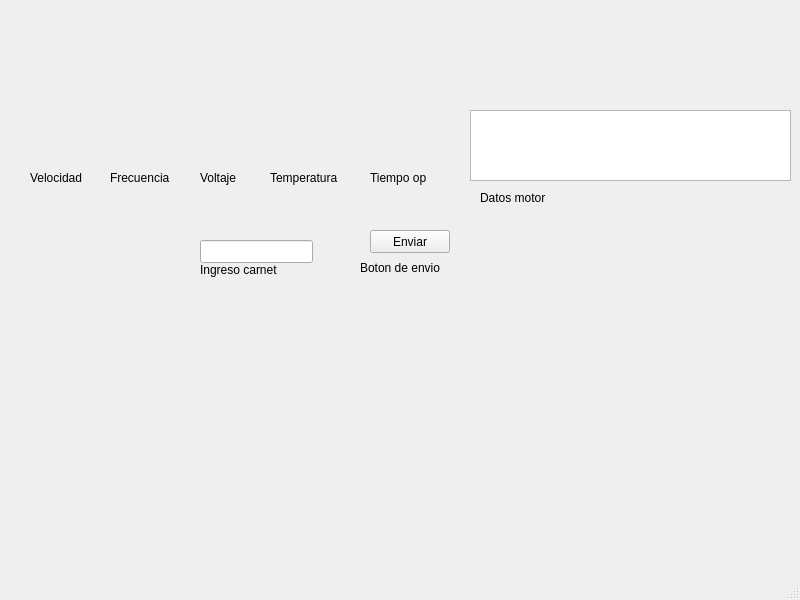
<?xml version="1.0" encoding="UTF-8"?>
<ui version="4.0">
 <class>MainWindow</class>
 <widget class="QMainWindow" name="MainWindow">
  <property name="geometry">
   <rect>
    <x>0</x>
    <y>0</y>
    <width>800</width>
    <height>600</height>
   </rect>
  </property>
  <property name="windowTitle">
   <string>MainWindow</string>
  </property>
  <widget class="QWidget" name="centralwidget">
   <widget class="LedIndicator" name="Velocidad" native="true">
    <property name="geometry">
     <rect>
      <x>40</x>
      <y>120</y>
      <width>41</width>
      <height>41</height>
     </rect>
    </property>
   </widget>
   <widget class="LedIndicator" name="Frecuencia" native="true">
    <property name="geometry">
     <rect>
      <x>130</x>
      <y>120</y>
      <width>41</width>
      <height>51</height>
     </rect>
    </property>
   </widget>
   <widget class="LedIndicator" name="Voltaje" native="true">
    <property name="geometry">
     <rect>
      <x>210</x>
      <y>120</y>
      <width>41</width>
      <height>41</height>
     </rect>
    </property>
   </widget>
   <widget class="LedIndicator" name="Temperatura" native="true">
    <property name="geometry">
     <rect>
      <x>290</x>
      <y>120</y>
      <width>41</width>
      <height>41</height>
     </rect>
    </property>
   </widget>
   <widget class="LedIndicator" name="Tiempo" native="true">
    <property name="geometry">
     <rect>
      <x>380</x>
      <y>120</y>
      <width>41</width>
      <height>41</height>
     </rect>
    </property>
   </widget>
   <widget class="QPushButton" name="Enviar">
    <property name="geometry">
     <rect>
      <x>370</x>
      <y>230</y>
      <width>80</width>
      <height>23</height>
     </rect>
    </property>
    <property name="text">
     <string>Enviar</string>
    </property>
   </widget>
   <widget class="QTextEdit" name="resultado">
    <property name="geometry">
     <rect>
      <x>470</x>
      <y>110</y>
      <width>321</width>
      <height>71</height>
     </rect>
    </property>
    <property name="font">
     <font>
      <pointsize>8</pointsize>
     </font>
    </property>
   </widget>
   <widget class="QLabel" name="ingreso_carnet">
    <property name="geometry">
     <rect>
      <x>200</x>
      <y>260</y>
      <width>111</width>
      <height>20</height>
     </rect>
    </property>
    <property name="text">
     <string>Ingreso carnet</string>
    </property>
   </widget>
   <widget class="QLabel" name="boton_envio">
    <property name="geometry">
     <rect>
      <x>360</x>
      <y>260</y>
      <width>111</width>
      <height>16</height>
     </rect>
    </property>
    <property name="text">
     <string>Boton de envio</string>
    </property>
   </widget>
   <widget class="QLabel" name="datos_motor">
    <property name="geometry">
     <rect>
      <x>480</x>
      <y>190</y>
      <width>81</width>
      <height>16</height>
     </rect>
    </property>
    <property name="text">
     <string>Datos motor</string>
    </property>
   </widget>
   <widget class="QLabel" name="frecuencia">
    <property name="geometry">
     <rect>
      <x>110</x>
      <y>170</y>
      <width>81</width>
      <height>16</height>
     </rect>
    </property>
    <property name="text">
     <string>Frecuencia</string>
    </property>
   </widget>
   <widget class="QLabel" name="temperatura">
    <property name="geometry">
     <rect>
      <x>270</x>
      <y>170</y>
      <width>81</width>
      <height>16</height>
     </rect>
    </property>
    <property name="text">
     <string>Temperatura</string>
    </property>
   </widget>
   <widget class="QLabel" name="velocidad">
    <property name="geometry">
     <rect>
      <x>30</x>
      <y>170</y>
      <width>65</width>
      <height>15</height>
     </rect>
    </property>
    <property name="text">
     <string>Velocidad</string>
    </property>
   </widget>
   <widget class="QLabel" name="voltaje">
    <property name="geometry">
     <rect>
      <x>200</x>
      <y>170</y>
      <width>65</width>
      <height>15</height>
     </rect>
    </property>
    <property name="text">
     <string>Voltaje</string>
    </property>
   </widget>
   <widget class="QLabel" name="tiempo_op">
    <property name="geometry">
     <rect>
      <x>370</x>
      <y>170</y>
      <width>65</width>
      <height>15</height>
     </rect>
    </property>
    <property name="text">
     <string>Tiempo op</string>
    </property>
   </widget>
   <widget class="QLineEdit" name="carnet">
    <property name="geometry">
     <rect>
      <x>200</x>
      <y>240</y>
      <width>113</width>
      <height>23</height>
     </rect>
    </property>
   </widget>
  </widget>
  <widget class="QMenuBar" name="menubar">
   <property name="geometry">
    <rect>
     <x>0</x>
     <y>0</y>
     <width>800</width>
     <height>20</height>
    </rect>
   </property>
  </widget>
  <widget class="QStatusBar" name="statusbar"/>
 </widget>
 <customwidgets>
  <customwidget>
   <class>LedIndicator</class>
   <extends>QWidget</extends>
   <header location="global">ledindicator.h</header>
   <container>1</container>
  </customwidget>
 </customwidgets>
 <resources/>
 <connections/>
</ui>
